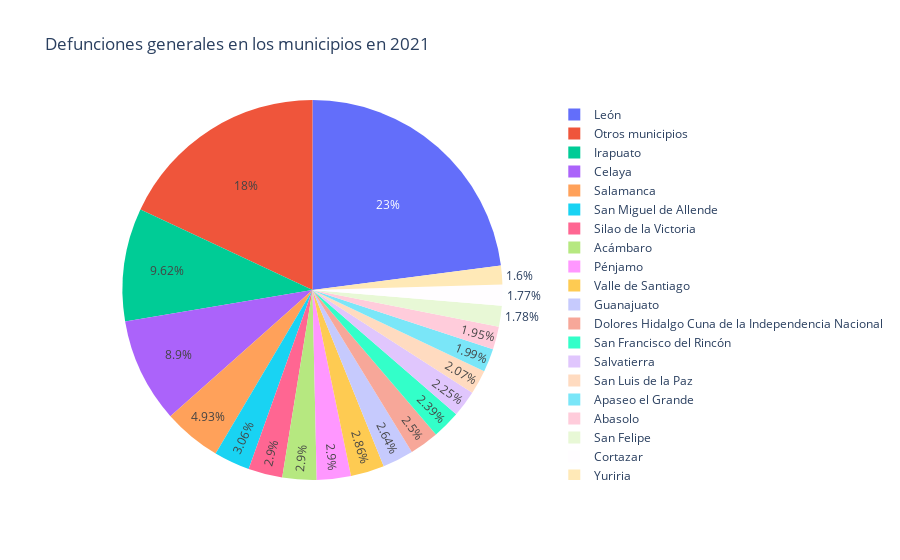

Notebook cell for this chart:
### Code cell
df = municipios.query("año == 2021").query("indicador == 'Defunciones generales hombres'")
df.loc[df['valor'] < 500, 'desc_municipio'] = 'Otros municipios' # Represent only large countries
fig = px.pie(df, values='valor', names='desc_municipio', title='Defunciones generales en los municipios en 2021')
fig.show()

### Figure 1 — Plotly figure (JSON) as saved in the notebook; plotly's stock layout.template omitted (floating-point values rounded to 4 significant figures)
{"data": [{"domain": {"x": [0, 1], "y": [0, 1]}, "hovertemplate": "desc_municipio=%{label}<br>valor=%{value}<extra></extra>", "labels": ["Abasolo", "Acámbaro", "San Miguel de Allende", "Otros municipios", "Apaseo el Grande", "Otros municipios", "Celaya", "Otros municipios", "Otros municipios", "Otros municipios", "Cortazar", "Otros municipios", "Otros municipios", "Dolores Hidalgo Cuna de la Independencia Nacional", "Guanajuato", "Otros municipios", "Irapuato", "Otros municipios", "Otros municipios", "León", "Otros municipios", "Otros municipios", "Pénjamo", "Otros municipios", "Otros municipios", "Otros municipios", "Salamanca", "Salvatierra", "Otros municipios", "San Felipe", "San Francisco del Rincón", "Otros municipios", "San Luis de la Paz", "Otros municipios", "Otros municipios", "Otros municipios", "Silao de la Victoria", "Otros municipios", "Otros municipios", "Otros municipios", "Otros municipios", "Valle de Santiago", "Otros municipios", "Otros municipios", "Otros municipios", "Yuriria"], "legendgroup": "", "name": "", "showlegend": true, "type": "pie", "values": [634, 945, 997, 376, 647, 30, 2900, 241, 467, 68, 578, 189, 115, 815, 861, 130, 3134, 217, 315, 7477, 340, 151, 944, 117, 406, 332, 1606, 733, 197, 580, 778, 410, 673, 30, 430, 55, 946, 80, 267, 78, 359, 933, 114, 299, 62, 520]}], "layout": {"legend": {"tracegroupgap": 0}, "title": {"text": "Defunciones generales en los municipios en 2021"}}}
